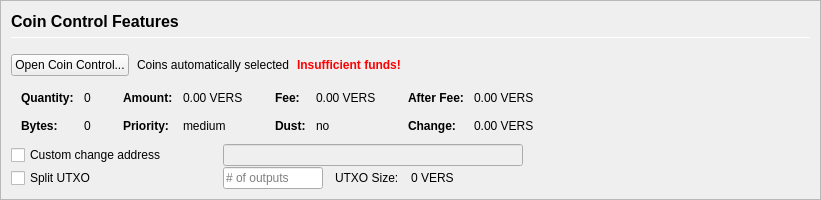
         <widget class="QFrame" name="frameCoinControl">
          <property name="sizePolicy">
           <sizepolicy hsizetype="Expanding" vsizetype="Expanding">
            <horstretch>0</horstretch>
            <verstretch>0</verstretch>
           </sizepolicy>
          </property>
          <property name="maximumSize">
           <size>
            <width>16777215</width>
            <height>16777215</height>
           </size>
          </property>
          <property name="frameShape">
           <enum>QFrame::StyledPanel</enum>
          </property>
          <property name="frameShadow">
           <enum>QFrame::Sunken</enum>
          </property>
          <layout class="QVBoxLayout" name="verticalLayoutCoinControl2">
           <property name="spacing">
            <number>0</number>
           </property>
           <property name="margin">
            <number>0</number>
           </property>
           <item>
            <widget class="QFrame" name="frameCoinControl_BG">
             <layout class="QVBoxLayout" name="verticalLayoutCoinControl" stretch="0,0,0,0,0,0">
              <property name="spacing">
               <number>1</number>
              </property>
              <property name="leftMargin">
               <number>10</number>
              </property>
              <property name="topMargin">
               <number>10</number>
              </property>
              <item>
               <layout class="QHBoxLayout" name="horizontalLayoutCoinControl1">
                <property name="bottomMargin">
                 <number>15</number>
                </property>
                <item>
                 <layout class="QVBoxLayout" name="verticalLayout_3">
                  <property name="spacing">
                   <number>6</number>
                  </property>
                  <item>
                   <widget class="QLabel" name="labelCoinControlFeatures">
                    <property name="sizePolicy">
                     <sizepolicy hsizetype="Preferred" vsizetype="Maximum">
                      <horstretch>0</horstretch>
                      <verstretch>0</verstretch>
                     </sizepolicy>
                    </property>
                    <property name="minimumSize">
                     <size>
                      <width>0</width>
                      <height>20</height>
                     </size>
                    </property>
                    <property name="font">
                     <font>
                      <pointsize>12</pointsize>
                      <weight>75</weight>
                      <bold>true</bold>
                     </font>
                    </property>
                    <property name="styleSheet">
                     <string notr="true">font-weight:bold;</string>
                    </property>
                    <property name="text">
                     <string>Coin Control Features</string>
                    </property>
                   </widget>
                  </item>
                  <item>
                   <widget class="Line" name="line">
                    <property name="minimumSize">
                     <size>
                      <width>0</width>
                      <height>1</height>
                     </size>
                    </property>
                    <property name="maximumSize">
                     <size>
                      <width>16777215</width>
                      <height>1</height>
                     </size>
                    </property>
                    <property name="orientation">
                     <enum>Qt::Horizontal</enum>
                    </property>
                   </widget>
                  </item>
                 </layout>
                </item>
               </layout>
              </item>
              <item>
               <layout class="QHBoxLayout" name="horizontalLayoutCoinControl2" stretch="0,0,0,0">
                <property name="spacing">
                 <number>8</number>
                </property>
                <property name="bottomMargin">
                 <number>10</number>
                </property>
                <item>
                 <widget class="QPushButton" name="pushButtonCoinControl">
                  <property name="styleSheet">
                   <string notr="true"/>
                  </property>
                  <property name="text">
                   <string>Open Coin Control...</string>
                  </property>
                  <property name="autoDefault">
                   <bool>false</bool>
                  </property>
                 </widget>
                </item>
                <item>
                 <widget class="QLabel" name="labelCoinControlAutomaticallySelected">
                  <property name="text">
                   <string>Coins automatically selected</string>
                  </property>
                  <property name="margin">
                   <number>5</number>
                  </property>
                 </widget>
                </item>
                <item>
                 <widget class="QLabel" name="labelCoinControlInsuffFunds">
                  <property name="font">
                   <font>
                    <weight>75</weight>
                    <bold>true</bold>
                   </font>
                  </property>
                  <property name="styleSheet">
                   <string notr="true">color:red;font-weight:bold;</string>
                  </property>
                  <property name="text">
                   <string>Insufficient funds!</string>
                  </property>
                  <property name="margin">
                   <number>5</number>
                  </property>
                 </widget>
                </item>
                <item>
                 <spacer name="horizontalSpacerCoinControl">
                  <property name="orientation">
                   <enum>Qt::Horizontal</enum>
                  </property>
                  <property name="sizeHint" stdset="0">
                   <size>
                    <width>40</width>
                    <height>1</height>
                   </size>
                  </property>
                 </spacer>
                </item>
               </layout>
              </item>
              <item>
               <widget class="QWidget" name="widgetCoinControl" native="true">
                <property name="sizePolicy">
                 <sizepolicy hsizetype="Preferred" vsizetype="Preferred">
                  <horstretch>0</horstretch>
                  <verstretch>0</verstretch>
                 </sizepolicy>
                </property>
                <property name="minimumSize">
                 <size>
                  <width>0</width>
                  <height>0</height>
                 </size>
                </property>
                <property name="styleSheet">
                 <string notr="true"/>
                </property>
                <layout class="QHBoxLayout" name="horizontalLayoutCoinControl5">
                 <property name="margin">
                  <number>0</number>
                 </property>
                 <item>
                  <layout class="QHBoxLayout" name="horizontalLayoutCoinControl3" stretch="0,0,0,1">
                   <property name="spacing">
                    <number>20</number>
                   </property>
                   <property name="topMargin">
                    <number>0</number>
                   </property>
                   <property name="bottomMargin">
                    <number>10</number>
                   </property>
                   <item>
                    <layout class="QFormLayout" name="formLayoutCoinControl1">
                     <property name="horizontalSpacing">
                      <number>10</number>
                     </property>
                     <property name="verticalSpacing">
                      <number>14</number>
                     </property>
                     <property name="leftMargin">
                      <number>10</number>
                     </property>
                     <property name="topMargin">
                      <number>4</number>
                     </property>
                     <property name="rightMargin">
                      <number>6</number>
                     </property>
                     <item row="0" column="0">
                      <widget class="QLabel" name="labelCoinControlQuantityText">
                       <property name="font">
                        <font>
                         <weight>75</weight>
                         <bold>true</bold>
                        </font>
                       </property>
                       <property name="text">
                        <string>Quantity:</string>
                       </property>
                       <property name="margin">
                        <number>0</number>
                       </property>
                      </widget>
                     </item>
                     <item row="0" column="1">
                      <widget class="QLabel" name="labelCoinControlQuantity">
                       <property name="cursor">
                        <cursorShape>IBeamCursor</cursorShape>
                       </property>
                       <property name="contextMenuPolicy">
                        <enum>Qt::ActionsContextMenu</enum>
                       </property>
                       <property name="text">
                        <string notr="true">0</string>
                       </property>
                       <property name="margin">
                        <number>0</number>
                       </property>
                       <property name="textInteractionFlags">
                        <set>Qt::LinksAccessibleByMouse|Qt::TextSelectableByKeyboard|Qt::TextSelectableByMouse</set>
                       </property>
                      </widget>
                     </item>
                     <item row="1" column="0">
                      <widget class="QLabel" name="labelCoinControlBytesText">
                       <property name="font">
                        <font>
                         <weight>75</weight>
                         <bold>true</bold>
                        </font>
                       </property>
                       <property name="text">
                        <string>Bytes:</string>
                       </property>
                      </widget>
                     </item>
                     <item row="1" column="1">
                      <widget class="QLabel" name="labelCoinControlBytes">
                       <property name="cursor">
                        <cursorShape>IBeamCursor</cursorShape>
                       </property>
                       <property name="contextMenuPolicy">
                        <enum>Qt::ActionsContextMenu</enum>
                       </property>
                       <property name="text">
                        <string notr="true">0</string>
                       </property>
                       <property name="textInteractionFlags">
                        <set>Qt::LinksAccessibleByMouse|Qt::TextSelectableByKeyboard|Qt::TextSelectableByMouse</set>
                       </property>
                      </widget>
                     </item>
                    </layout>
                   </item>
                   <item>
                    <layout class="QFormLayout" name="formLayoutCoinControl2">
                     <property name="horizontalSpacing">
                      <number>10</number>
                     </property>
                     <property name="verticalSpacing">
                      <number>14</number>
                     </property>
                     <property name="leftMargin">
                      <number>6</number>
                     </property>
                     <property name="topMargin">
                      <number>4</number>
                     </property>
                     <property name="rightMargin">
                      <number>6</number>
                     </property>
                     <item row="0" column="0">
                      <widget class="QLabel" name="labelCoinControlAmountText">
                       <property name="font">
                        <font>
                         <weight>75</weight>
                         <bold>true</bold>
                        </font>
                       </property>
                       <property name="text">
                        <string>Amount:</string>
                       </property>
                       <property name="margin">
                        <number>0</number>
                       </property>
                      </widget>
                     </item>
                     <item row="0" column="1">
                      <widget class="QLabel" name="labelCoinControlAmount">
                       <property name="cursor">
                        <cursorShape>IBeamCursor</cursorShape>
                       </property>
                       <property name="contextMenuPolicy">
                        <enum>Qt::ActionsContextMenu</enum>
                       </property>
                       <property name="text">
                        <string notr="true">0.00 VERS</string>
                       </property>
                       <property name="textInteractionFlags">
                        <set>Qt::LinksAccessibleByMouse|Qt::TextSelectableByKeyboard|Qt::TextSelectableByMouse</set>
                       </property>
                      </widget>
                     </item>
                     <item row="1" column="0">
                      <widget class="QLabel" name="labelCoinControlPriorityText">
                       <property name="font">
                        <font>
                         <weight>75</weight>
                         <bold>true</bold>
                        </font>
                       </property>
                       <property name="text">
                        <string>Priority:</string>
                       </property>
                      </widget>
                     </item>
                     <item row="1" column="1">
                      <widget class="QLabel" name="labelCoinControlPriority">
                       <property name="cursor">
                        <cursorShape>IBeamCursor</cursorShape>
                       </property>
                       <property name="contextMenuPolicy">
                        <enum>Qt::ActionsContextMenu</enum>
                       </property>
                       <property name="text">
                        <string>medium</string>
                       </property>
                       <property name="textInteractionFlags">
                        <set>Qt::LinksAccessibleByMouse|Qt::TextSelectableByKeyboard|Qt::TextSelectableByMouse</set>
                       </property>
                      </widget>
                     </item>
                    </layout>
                   </item>
                   <item>
                    <layout class="QFormLayout" name="formLayoutCoinControl3">
                     <property name="horizontalSpacing">
                      <number>10</number>
                     </property>
                     <property name="verticalSpacing">
                      <number>14</number>
                     </property>
                     <property name="leftMargin">
                      <number>6</number>
                     </property>
                     <property name="topMargin">
                      <number>4</number>
                     </property>
                     <property name="rightMargin">
                      <number>6</number>
                     </property>
                     <item row="0" column="0">
                      <widget class="QLabel" name="labelCoinControlFeeText">
                       <property name="font">
                        <font>
                         <weight>75</weight>
                         <bold>true</bold>
                        </font>
                       </property>
                       <property name="text">
                        <string>Fee:</string>
                       </property>
                       <property name="margin">
                        <number>0</number>
                       </property>
                      </widget>
                     </item>
                     <item row="0" column="1">
                      <widget class="QLabel" name="labelCoinControlFee">
                       <property name="cursor">
                        <cursorShape>IBeamCursor</cursorShape>
                       </property>
                       <property name="contextMenuPolicy">
                        <enum>Qt::ActionsContextMenu</enum>
                       </property>
                       <property name="text">
                        <string notr="true">0.00 VERS</string>
                       </property>
                       <property name="textInteractionFlags">
                        <set>Qt::LinksAccessibleByMouse|Qt::TextSelectableByKeyboard|Qt::TextSelectableByMouse</set>
                       </property>
                      </widget>
                     </item>
                     <item row="1" column="0">
                      <widget class="QLabel" name="labelCoinControlLowOutputText">
                       <property name="font">
                        <font>
                         <weight>75</weight>
                         <bold>true</bold>
                        </font>
                       </property>
                       <property name="text">
                        <string>Dust:</string>
                       </property>
                      </widget>
                     </item>
                     <item row="1" column="1">
                      <widget class="QLabel" name="labelCoinControlLowOutput">
                       <property name="cursor">
                        <cursorShape>IBeamCursor</cursorShape>
                       </property>
                       <property name="contextMenuPolicy">
                        <enum>Qt::ActionsContextMenu</enum>
                       </property>
                       <property name="text">
                        <string>no</string>
                       </property>
                       <property name="textInteractionFlags">
                        <set>Qt::LinksAccessibleByMouse|Qt::TextSelectableByKeyboard|Qt::TextSelectableByMouse</set>
                       </property>
                      </widget>
                     </item>
                    </layout>
                   </item>
                   <item>
                    <layout class="QFormLayout" name="formLayoutCoinControl4">
                     <property name="horizontalSpacing">
                      <number>10</number>
                     </property>
                     <property name="verticalSpacing">
                      <number>14</number>
                     </property>
                     <property name="leftMargin">
                      <number>6</number>
                     </property>
                     <property name="topMargin">
                      <number>4</number>
                     </property>
                     <property name="rightMargin">
                      <number>6</number>
                     </property>
                     <item row="0" column="0">
                      <widget class="QLabel" name="labelCoinControlAfterFeeText">
                       <property name="font">
                        <font>
                         <weight>75</weight>
                         <bold>true</bold>
                        </font>
                       </property>
                       <property name="text">
                        <string>After Fee:</string>
                       </property>
                       <property name="margin">
                        <number>0</number>
                       </property>
                      </widget>
                     </item>
                     <item row="0" column="1">
                      <widget class="QLabel" name="labelCoinControlAfterFee">
                       <property name="cursor">
                        <cursorShape>IBeamCursor</cursorShape>
                       </property>
                       <property name="contextMenuPolicy">
                        <enum>Qt::ActionsContextMenu</enum>
                       </property>
                       <property name="text">
                        <string notr="true">0.00 VERS</string>
                       </property>
                       <property name="textInteractionFlags">
                        <set>Qt::LinksAccessibleByMouse|Qt::TextSelectableByKeyboard|Qt::TextSelectableByMouse</set>
                       </property>
                      </widget>
                     </item>
                     <item row="1" column="0">
                      <widget class="QLabel" name="labelCoinControlChangeText">
                       <property name="font">
                        <font>
                         <weight>75</weight>
                         <bold>true</bold>
                        </font>
                       </property>
                       <property name="text">
                        <string>Change:</string>
                       </property>
                      </widget>
                     </item>
                     <item row="1" column="1">
                      <widget class="QLabel" name="labelCoinControlChange">
                       <property name="cursor">
                        <cursorShape>IBeamCursor</cursorShape>
                       </property>
                       <property name="contextMenuPolicy">
                        <enum>Qt::ActionsContextMenu</enum>
                       </property>
                       <property name="text">
                        <string notr="true">0.00 VERS</string>
                       </property>
                       <property name="textInteractionFlags">
                        <set>Qt::LinksAccessibleByMouse|Qt::TextSelectableByKeyboard|Qt::TextSelectableByMouse</set>
                       </property>
                      </widget>
                     </item>
                    </layout>
                   </item>
                  </layout>
                 </item>
                </layout>
               </widget>
              </item>
              <item>
               <layout class="QHBoxLayout" name="horizontalLayoutCoinControl4">
                <property name="spacing">
                 <number>12</number>
                </property>
                <property name="sizeConstraint">
                 <enum>QLayout::SetDefaultConstraint</enum>
                </property>
                <property name="topMargin">
                 <number>0</number>
                </property>
                <property name="rightMargin">
                 <number>0</number>
                </property>
                <item>
                 <widget class="QCheckBox" name="checkBoxCoinControlChange">
                  <property name="sizePolicy">
                   <sizepolicy hsizetype="Preferred" vsizetype="Preferred">
                    <horstretch>0</horstretch>
                    <verstretch>0</verstretch>
                   </sizepolicy>
                  </property>
                  <property name="minimumSize">
                   <size>
                    <width>200</width>
                    <height>0</height>
                   </size>
                  </property>
                  <property name="maximumSize">
                   <size>
                    <width>200</width>
                    <height>16777215</height>
                   </size>
                  </property>
                  <property name="toolTip">
                   <string>If this is activated, but the change address is empty or invalid, change will be sent to a newly generated address.</string>
                  </property>
                  <property name="text">
                   <string>Custom change address</string>
                  </property>
                 </widget>
                </item>
                <item>
                 <widget class="QValidatedLineEdit" name="lineEditCoinControlChange">
                  <property name="enabled">
                   <bool>false</bool>
                  </property>
                  <property name="sizePolicy">
                   <sizepolicy hsizetype="Preferred" vsizetype="Preferred">
                    <horstretch>0</horstretch>
                    <verstretch>0</verstretch>
                   </sizepolicy>
                  </property>
                  <property name="minimumSize">
                   <size>
                    <width>300</width>
                    <height>0</height>
                   </size>
                  </property>
                 </widget>
                </item>
                <item>
                 <widget class="QLabel" name="labelCoinControlChangeLabel">
                  <property name="sizePolicy">
                   <sizepolicy hsizetype="Preferred" vsizetype="Preferred">
                    <horstretch>0</horstretch>
                    <verstretch>0</verstretch>
                   </sizepolicy>
                  </property>
                  <property name="minimumSize">
                   <size>
                    <width>100</width>
                    <height>0</height>
                   </size>
                  </property>
                  <property name="text">
                   <string/>
                  </property>
                  <property name="margin">
                   <number>3</number>
                  </property>
                 </widget>
                </item>
               </layout>
              </item>
              <item>
               <layout class="QHBoxLayout" name="horizontalLayoutCoinControl6">
                <property name="spacing">
                 <number>12</number>
                </property>
                <property name="rightMargin">
                 <number>0</number>
                </property>
                <item>
                 <widget class="QCheckBox" name="splitBlockCheckBox">
                  <property name="sizePolicy">
                   <sizepolicy hsizetype="Preferred" vsizetype="Preferred">
                    <horstretch>0</horstretch>
                    <verstretch>0</verstretch>
                   </sizepolicy>
                  </property>
                  <property name="minimumSize">
                   <size>
                    <width>200</width>
                    <height>0</height>
                   </size>
                  </property>
                  <property name="maximumSize">
                   <size>
                    <width>200</width>
                    <height>16777215</height>
                   </size>
                  </property>
                  <property name="text">
                   <string>Split UTXO</string>
                  </property>
                 </widget>
                </item>
                <item>
                 <widget class="QLineEdit" name="splitBlockLineEdit">
                  <property name="sizePolicy">
                   <sizepolicy hsizetype="Preferred" vsizetype="Preferred">
                    <horstretch>50</horstretch>
                    <verstretch>0</verstretch>
                   </sizepolicy>
                  </property>
                  <property name="minimumSize">
                   <size>
                    <width>100</width>
                    <height>0</height>
                   </size>
                  </property>
                  <property name="maximumSize">
                   <size>
                    <width>100</width>
                    <height>16777215</height>
                   </size>
                  </property>
                  <property name="placeholderText">
                   <string># of outputs</string>
                  </property>
                 </widget>
                </item>
                <item>
                 <widget class="QLabel" name="labelBlockSizeText">
                  <property name="text">
                   <string>UTXO Size:</string>
                  </property>
                 </widget>
                </item>
                <item>
                 <widget class="QLabel" name="labelBlockSize">
                  <property name="text">
                   <string>0 VERS</string>
                  </property>
                 </widget>
                </item>
                <item>
                 <spacer name="horizontalSpacer_7">
                  <property name="orientation">
                   <enum>Qt::Horizontal</enum>
                  </property>
                  <property name="sizeHint" stdset="0">
                   <size>
                    <width>40</width>
                    <height>20</height>
                   </size>
                  </property>
                 </spacer>
                </item>
               </layout>
              </item>
              <item>
               <spacer name="verticalSpacerCoinControl">
                <property name="orientation">
                 <enum>Qt::Vertical</enum>
                </property>
                <property name="sizeHint" stdset="0">
                 <size>
                  <width>800</width>
                  <height>1</height>
                 </size>
                </property>
               </spacer>
              </item>
             </layout>
            </widget>
           </item>
          </layout>
         </widget>
